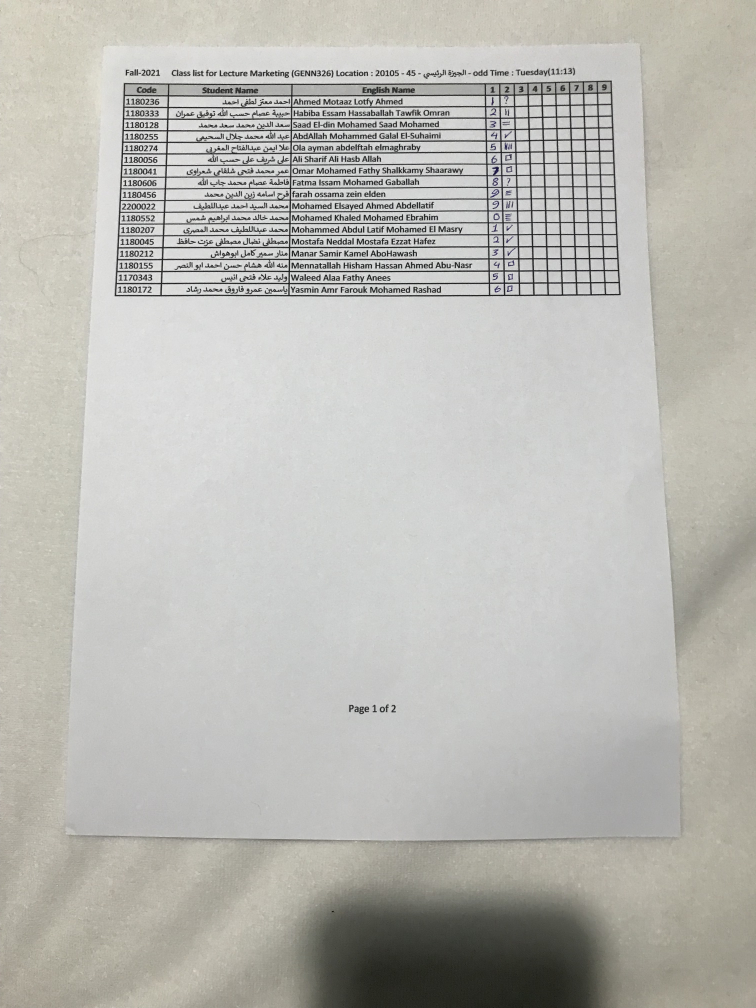
#> input picture datasets/grade_papers/5.jpg, 3024 x 4032 px (shown at 1/4 size)
$ jupyter execute --allow-errors cellDetectionModel.ipynb   (shell and % lines are left out)   (older library calls are emulated)
#> lines starting #> are read from the running program, lines starting #| are printed output that depends on the picture; after the words box and inside, x2 and y2 are one past the last pixel; in counts of white or black regions, pixels touching at a corner belong together
[cell 1]
import cv2
import numpy as np
import pandas as pd
import matplotlib.pyplot as plt
import csv
try:
    from PIL import Image
except ImportError:
    import Image
#import pytesseract
#pytesseract.pytesseract.tesseract_cmd = "C:\Program Files (x86)\Tesseract-OCR\\tesseract.exe"
#!sudo apt install tesseract-ocr
#pytesseract.pytesseract.tesseract_cmd = r'/usr/bin/tesseract'

[cell 2]
class CellDetector:
    """
    Class used to take the scanned image and detect the cells of a table

    ...

    Attributes
    ----------
    img : np.ndarray
        scanned image (expected an rgb image)

    Methods
    -------
    get_table_cells()
        returns an array of rows where each row has cols and each col consists of [x,y,w,h]
        where [x,y,w,h] are the bounding boxes of the cells

        len(returnedArray) => number of rows
        len(returnedArray[0]) => number of cols

    """

    def __init__(self,img,visualize=False):
      self.visualize=visualize
      gray_img=cv2.cvtColor(img, cv2.COLOR_BGR2GRAY)
      self.img=gray_img
      thresh,img_bin = cv2.threshold(gray_img,115,255,cv2.THRESH_BINARY |cv2.THRESH_OTSU)
      #inverting the image
      img_bin = 255-img_bin
      self.img_bin = img_bin
      # Length(width) of kernel as 100th of total width
      kernel_len = np.array(img).shape[1]//100
      # Defining a vertical kernel to detect all vertical lines of image
      self.ver_kernel = cv2.getStructuringElement(cv2.MORPH_RECT, (1, kernel_len))
      # Defining a horizontal kernel to detect all horizontal lines of image
      self.hor_kernel = cv2.getStructuringElement(cv2.MORPH_RECT, (kernel_len, 1))
      # A kernel of 2x2
      self.kernel = cv2.getStructuringElement(cv2.MORPH_RECT, (2, 2))

      if self.visualize:
        #Plotting the generated image
        plotting = plt.imshow(255-self.img_bin,cmap='gray')
        plt.show()

    def _sort_contours(self,cnts, method="left-to-right"):
      # initialize the reverse flag and sort index
      reverse = False
      i = 0
      # handle if we need to sort in reverse
      if method == "right-to-left" or method == "bottom-to-top":
          reverse = True
      # handle if we are sorting against the y-coordinate rather than
      # the x-coordinate of the bounding box
      if method == "top-to-bottom" or method == "bottom-to-top":
          i = 1
      # construct the list of bounding boxes and sort them from top to
      # bottom
      boundingBoxes = [cv2.boundingRect(c) for c in cnts]
      (cnts, boundingBoxes) = zip(*sorted(zip(cnts, boundingBoxes),
      key=lambda b:b[1][i], reverse=reverse))
      # return the list of sorted contours and bounding boxes
      return (cnts, boundingBoxes)


    def get_table_cells(self):
      #Use vertical kernel to detect and save the vertical lines in a jpg
      image_1 = cv2.erode(self.img_bin, self.ver_kernel, iterations=3)
      vertical_lines = cv2.dilate(image_1, self.ver_kernel, iterations=3)

      if self.visualize:
        #Plotting the generated image
        plotting = plt.imshow(vertical_lines,cmap='gray')
        plt.show()

      #Use horizontal kernel to detect and save the horizontal lines in a jpg
      image_2 = cv2.erode(self.img_bin, self.hor_kernel, iterations=3)
      horizontal_lines = cv2.dilate(image_2, self.hor_kernel, iterations=3)

      if self.visualize:
        #Plotting the generated image
        plotting = plt.imshow(horizontal_lines,cmap='gray')
        plt.show()

      # Combine horizontal and vertical lines in a new third image, with both having same weight.
      img_vh = cv2.addWeighted(vertical_lines, 0.5, horizontal_lines, 0.5, 0.0)

      #Eroding and thesholding the image
      img_vh = cv2.erode(~img_vh, self.kernel, iterations=2)
      thresh, img_vh = cv2.threshold(img_vh,128,255, cv2.THRESH_BINARY | cv2.THRESH_OTSU)

      bitxor = cv2.bitwise_xor( cv2.bitwise_xor(self.img_bin,horizontal_lines),vertical_lines)
      bitnot = cv2.bitwise_not(bitxor)
      # thresh,bitnot = cv2.threshold(bitnot,170,255,cv2.THRESH_BINARY |cv2.THRESH_OTSU)

      if self.visualize:
        #Plotting the generated image
        plotting = plt.imshow(img_vh,cmap='gray')
        plt.show()

      # Detect contours for following box detection
      contours, hierarchy = cv2.findContours(img_vh, cv2.RETR_TREE, cv2.CHAIN_APPROX_SIMPLE)
      # Sort all the contours by top to bottom.
      contours, boundingBoxes = self._sort_contours(contours, method="top-to-bottom")

      #Creating a list of heights for all detected boxes
      heights = [boundingBoxes[i][3] for i in range(len(boundingBoxes))]
      #Get mean of heights
      mean = np.mean(heights)
      #Create list box to store all boxes in
      box = []
      # Get position (x,y), width and height for every contour and show the contour on image
      for c in contours:
          x, y, w, h = cv2.boundingRect(c)
          if (w<1000 and (h<500 and h>10)):
              image = cv2.rectangle(self.img,(x,y),(x+w,y+h),(0,255,0),2)
              box.append([x,y,w,h])

      #Creating two lists to define row and column in which cell is located
      row=[]
      column=[]
      j=0

      #Sorting the boxes to their respective row and column
      for i in range(len(box)):

          if(i==0):
              column.append(box[i])
              previous=box[i]

          else:
              if(box[i][1]<=previous[1]+mean/2):
                  column.append(box[i])
                  previous=box[i]

                  if(i==len(box)-1):
                      row.append(column)

              else:
                  row.append(column)
                  column=[]
                  previous = box[i]
                  column.append(box[i])


      #calculating maximum number of cells
      countcol = 0
      for i in range(len(row)):
          countcol = len(row[i])
          if countcol > countcol:
              countcol = countcol

      #Retrieving the center of each column
      center = [int(row[i][j][0]+row[i][j][2]/2) for j in range(len(row[i])) if row[0]]

      center=np.array(center)
      center.sort()
      #Regarding the distance to the columns center, the boxes are arranged in respective order

      finalboxes = []
      for i in range(len(row)):
          lis=[]
          for k in range(countcol):
              lis.append([])
          for j in range(len(row[i])):
              diff = abs(center-(row[i][j][0]+row[i][j][2]/4))
              minimum = min(diff)
              indexing = list(diff).index(minimum)
              lis[indexing].append(row[i][j])
          finalboxes.append(lis)
      return finalboxes, bitnot # return the cells and an enhanced image

[cell 3]
import numpy as np
import cv2
import matplotlib.pyplot as plt
from skimage.filters import threshold_local
import imutils

def show_images(images,titles=None):
    #This function is used to show image(s) with titles by sending an array of images and an array of associated titles.
    # images[0] will be drawn with the title titles[0] if exists
    # You aren't required to understand this function, use it as-is.
    n_ims = len(images)
    if titles is None: titles = ['(%d)' % i for i in range(1,n_ims + 1)]
    fig = plt.figure()
    n = 1
    for image,title in zip(images,titles):
        a = fig.add_subplot(1,n_ims,n)
        if image.ndim == 2:
            plt.gray()
        plt.imshow(image)
        a.set_title(title)
        n += 1
    fig.set_size_inches(np.array(fig.get_size_inches()) * n_ims)


class Scanner:
    """
    Class used to take captured image and transform it to scanned

    ...

    Attributes
    ----------
    img : np.ndarray
        image to be scanned
    original : np.ndarray
        original copy of the image kept for visualizing
    GAUSSIAN_SIZE : tuple
        Window size of gaussian filter
    CANNY_L_THRESH : int
        Low threshold of canny edge detector
    CANNY_H_THRESH : int
        High threshold of canny edge detector
    DILATION_SIZE : tuple
        Element size of dilation
    DILATION_ITERS : int
        Number of dilations
    EROSION_SIZE : tuple
        Element size of erosion
    EROSION_ITERS : int
        Number of erosions

    Methods
    -------
    get_edges()
        return an image wiht edges of original

    get_corners(edged)
        return return the corners of the scanned paper

    order_pts(pts)
        return an ordered version of the corners (top-left,top-right,bottom-right,bottom-left)

    get_dst_pts(rect)
        return the new dimension points for the scanned image

    trnasform(visualize=True)
        return the transfomed scanned paper
    """

    def __init__(self,img,GAUSSIAN_SIZE=(9,9),CANNY_L_THRESH=75,CANNY_H_THRESH=170,DILATION_SIZE=(5,5),DILATION_ITERS=5,EROSION_SIZE=(5,5),EROSION_ITERS=1):
        self.img = img.copy()
        self.original = img.copy()
        self.GAUSSIAN_SIZE = GAUSSIAN_SIZE
        self.CANNY_L_THRESH = EROSION_ITERS
        self.CANNY_H_THRESH = CANNY_H_THRESH
        self.DILATION_SIZE = DILATION_SIZE
        self.DILATION_ITERS = DILATION_ITERS
        self.EROSION_SIZE = EROSION_SIZE
        self.EROSION_ITERS = EROSION_ITERS

    def get_edges(self):
        gray = cv2.cvtColor(self.img, cv2.COLOR_BGR2GRAY)
        gray = cv2.GaussianBlur(gray, self.GAUSSIAN_SIZE, 0)
        edged = cv2.Canny(gray, self.CANNY_L_THRESH, self.CANNY_H_THRESH)
        edged = cv2.dilate(edged,self.DILATION_SIZE,iterations=self.DILATION_ITERS)
        edged = cv2.erode(edged,self.EROSION_SIZE,iterations=self.EROSION_ITERS)

        return edged

    def get_corners(self,edged):
        cnts = cv2.findContours(edged.copy(), cv2.RETR_EXTERNAL, cv2.CHAIN_APPROX_SIMPLE)
        cnts = imutils.grab_contours(cnts)
        cnts = sorted(cnts, key = cv2.contourArea, reverse = True)[:5]

        for c in cnts:

            peri = cv2.arcLength(c, True)
            approx = cv2.approxPolyDP(c, 0.02 * peri, True)

            if len(approx) >= 4:
                corners = approx
                break

        return corners

    def order_pts(self,pts):
        rect_pts = np.zeros((4, 2), dtype = "float32")
        s = pts.sum(axis = 1)
        rect_pts[0] = pts[np.argmin(s)]
        rect_pts[2] = pts[np.argmax(s)]
        diff = np.diff(pts, axis = 1)
        rect_pts[1] = pts[np.argmin(diff)]
        rect_pts[3] = pts[np.argmax(diff)]

        return rect_pts

    def get_dst_pts(self,rect):
        (tl, tr, br, bl) = rect

        widthA = np.sqrt(((br[0] - bl[0]) ** 2) + ((br[1] - bl[1]) ** 2))
        widthB = np.sqrt(((tr[0] - tl[0]) ** 2) + ((tr[1] - tl[1]) ** 2))
        maxWidth = max(int(widthA), int(widthB))

        heightA = np.sqrt(((tr[0] - br[0]) ** 2) + ((tr[1] - br[1]) ** 2))
        heightB = np.sqrt(((tl[0] - bl[0]) ** 2) + ((tl[1] - bl[1]) ** 2))
        maxHeight = max(int(heightA), int(heightB))

        dst = np.array([
            [0, 0],
            [maxWidth - 1, 0],
            [maxWidth - 1, maxHeight - 1],
            [0, maxHeight - 1]], dtype = "float32")

        return dst

    def trnasform(self,visualize=True):

        edged = self.get_edges()
        corners = self.get_corners(edged)
        ordered_corners = self.order_pts(corners.reshape(-1,2))
        transformed_corners = self.get_dst_pts(ordered_corners)
        H = cv2.getPerspectiveTransform(ordered_corners, transformed_corners)
        transformed = cv2.warpPerspective(self.original, H, (int(transformed_corners[2][0]+1), int(transformed_corners[2][1]+1)))

        if visualize:
            plt.figure(0)
            plt.imshow(self.original)
            plt.figure(1)
            plt.imshow(edged)
            cv2.drawContours(self.img, [corners], -1, (0, 255, 0), 15)
            plt.figure(2)
            plt.imshow(self.img)
            plt.figure(3)
            plt.imshow(transformed)
        return transformed

[cell 4]
def removeShadow(img):
  rgb_planes = cv2.split(img)

  result_planes = []
  result_norm_planes = []
  for plane in rgb_planes:
      dilated_img = cv2.dilate(plane, np.ones((7,7), np.uint8))
      bg_img = cv2.medianBlur(dilated_img, 21)
      diff_img = 255 - cv2.absdiff(plane, bg_img)
      norm_img = cv2.normalize(diff_img,None, alpha=0, beta=255, norm_type=cv2.NORM_MINMAX, dtype=cv2.CV_8UC1)
      result_planes.append(diff_img)
      result_norm_planes.append(norm_img)

  result = cv2.merge(result_planes)
  result_norm = cv2.merge(result_norm_planes)
  return result

[cell 5]
# cells_image= image returned from the CellDetector, finalboxes= cells,output_path=path of the csv file
def output_csv(cells_image,finalboxes,output_path,cols_to_drop=[]):
  #from every single image-based cell/box the strings are extracted via pytesseract and stored in a list
  outer=[]
  codeImages=[]
  for i in range(len(finalboxes)):
      for j in range(len(finalboxes[i])):
          inner=''
          if j not in cols_to_drop:
            if(len(finalboxes[i][j])==0):
                outer.append(' ')
            else:
                for k in range(len(finalboxes[i][j])):
                    x,y,w,h = finalboxes[i][j][k][0],finalboxes[i][j][k][1], finalboxes[i][j][k][2],finalboxes[i][j][k][3]
                    finalimg = cells_image[ y:y+h,x:x +w]
                    cropHeight= int(0.1*finalimg.shape[0])
                    cropWidth= int(0.03*finalimg.shape[1])
                    finalimg=finalimg[cropHeight:-cropHeight,cropWidth:-cropWidth]

                    kernel = cv2.getStructuringElement(cv2.MORPH_RECT, (2, 1))
                    border = cv2.copyMakeBorder(finalimg,2,2,2,2, cv2.BORDER_CONSTANT,value=[255,255])
                    resizing = cv2.resize(border, None, fx=2, fy=2, interpolation=cv2.INTER_CUBIC)
                    dilation = cv2.dilate(resizing, kernel,iterations=1)
                    erosion = cv2.erode(dilation, kernel,iterations=2)

                    #for debugging
                    if j==0:
                      codeImages.append(erosion)
                    #end of for debugging
                    options = "outputbase digits"
                    out = pytesseract.image_to_string(erosion,config=options)
                    # ,lang='eng',
                    #   config='--psm 13 --oem 3 -c tessedit_char_whitelist=0123456789'
                    out=out.replace("\n","").replace("|","").replace("_","").replace("[","").strip()

                    inner = inner +" "+ out
                outer.append(inner)

  #Creating a dataframe of the generated OCR list
  arr = np.array(outer)
  dataframe = pd.DataFrame(arr.reshape(len(finalboxes), len(finalboxes[0])-len(cols_to_drop)))
  dataframe.reset_index(drop=True, inplace=True)
  data = dataframe.style.set_properties(align="left")
  data.to_excel(output_path, index=False)
  show_images(images=codeImages)
  print(dataframe)
  return codeImages

[cell 6]
img = cv2.imread("../datasets/grade_papers/5.jpg")
#> img is the input picture: shape (4032, 3024, 3); mean B, G, R 179.9, 185.2, 186
#remove the shadow
img=removeShadow(img)
#> the loop in removeShadow, `for plane in rgb_planes:` made 3 passes
#> pass 1, in removeShadow, `dilated_img = cv2.dilate(plane, np.ones((7,7), np.uint8))`:
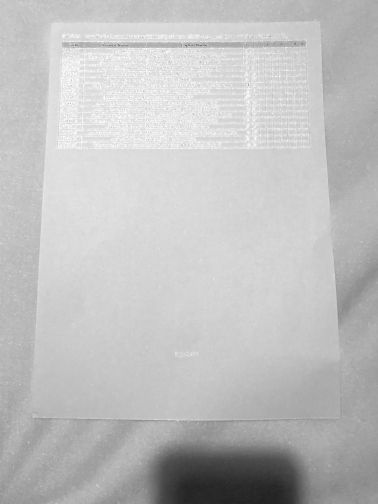
#> dilated_img: shape (4032, 3024) (shown at 1/8 size); min 29, max 255, mean 191.4
#> pass 1, in removeShadow, `diff_img = 255 - cv2.absdiff(plane, bg_img)`:
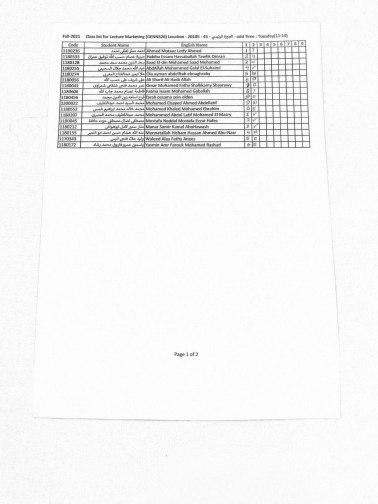
#> diff_img: shape (4032, 3024) (shown at 1/8 size); min 9, max 255, mean 243.5
#> after the loop in removeShadow, `for plane in rgb_planes:`: result_norm_planes = 3 items
show_images([img])
#> in show_images, `n_ims = len(images)`: n_ims = 1
#> the loop in show_images, `for image,title in zip(images,titles):` made 1 pass
#> (title, n) on pass 1: ('(1)', 2)
#> after the loop in show_images, `for image,title in zip(images,titles):`: n = 2
#scan the image
sc = Scanner(img)
scanned = sc.trnasform(visualize=False)
#> in get_edges, `edged = cv2.Canny(gray, self.CANNY_L_THRESH, self.CANNY_H_THRESH)`:
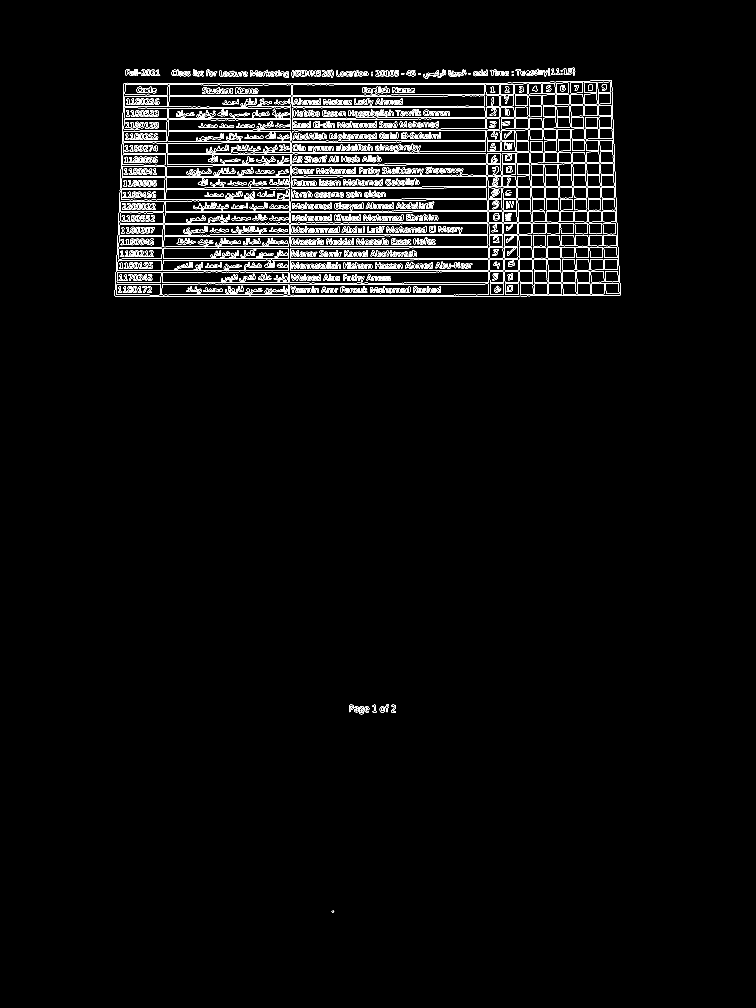
#> edged: shape (4032, 3024) (shown at 1/4 size); 1.6% white in thin lines or dots, all inside (x1, y1, x2, y2) = (458, 270, 2483, 3649)
#> in get_edges, `edged = cv2.dilate(edged,self.DILATION_SIZE,iterations=self.DILATION_I..`:
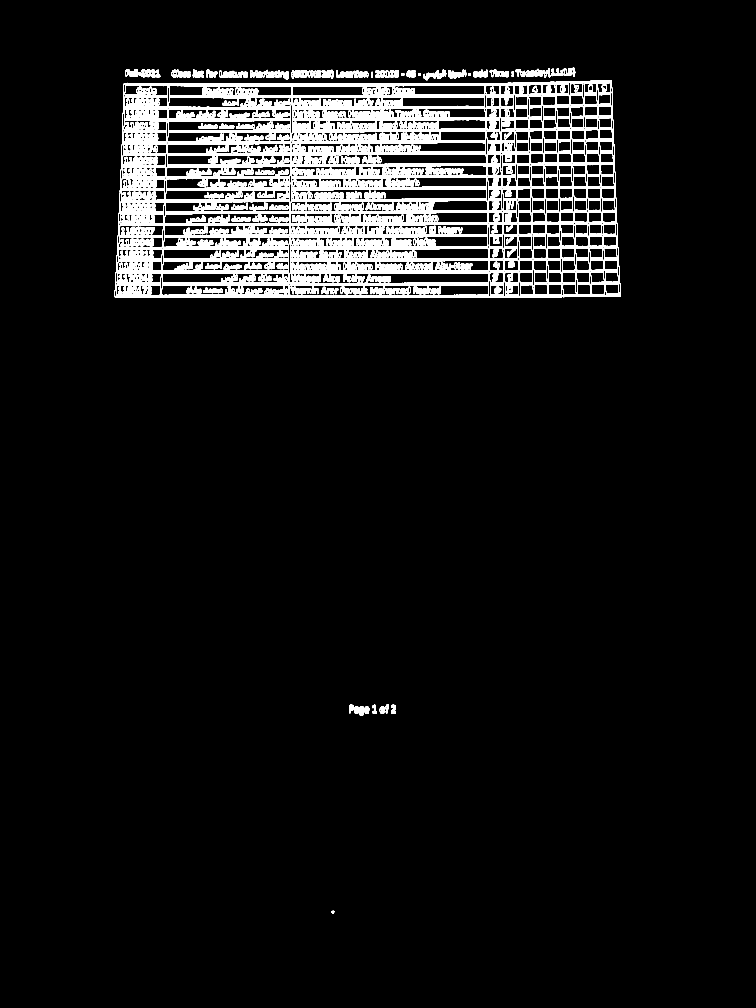
#> edged: shape (4032, 3024) (shown at 1/4 size); 6.2% white; 554 white regions (5 under 20 px), largest, box (x1, y1, x2, y2) and area: (458, 322, 2483, 1192) 505114, (488, 813, 622, 845) 2755, (524, 394, 617, 425) 1895
#> in get_corners, `cnts = cv2.findContours(edged.copy(), cv2.RETR_EXTERNAL, cv2.CHAIN_APP..`: cnts = 73 contours; largest, box (x1, y1, x2, y2) and area: (458, 323, 2483, 1192) 1699152, (1345, 281, 1434, 311) 1519, (1694, 280, 1785, 321) 1447, (878, 282, 958, 311) 1332, (1051, 280, 1119, 311) 1186
#> (the rest of the program and of its run is left out)
